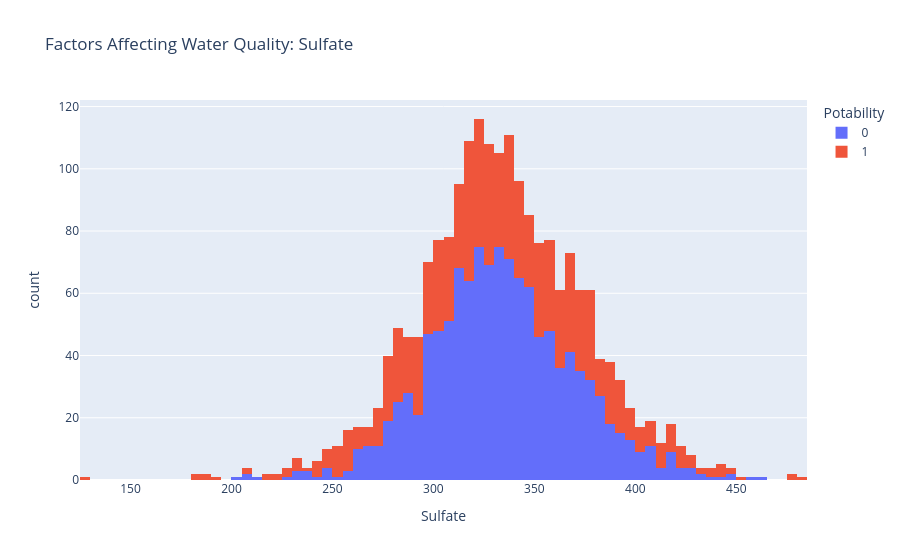

The code cell stored with this chart in its notebook:
### Code cell
figure = px.histogram(data, x = "Sulfate", 
                      color = "Potability", 
                      title= "Factors Affecting Water Quality: Sulfate")
figure.show()

### Figure 1 — Plotly figure (JSON) as saved in the notebook; plotly's stock layout.template omitted (floating-point values rounded to 4 significant figures; data arrays with more than 128 entries replaced by an {"elided": "..."} marker saying what was removed)
{"data": [{"bingroup": "x", "hovertemplate": "Potability=0<br>Sulfate=%{x}<br>count=%{y}<extra></extra>", "legendgroup": "0", "marker": {"color": "#636efa", "pattern": {"shape": ""}}, "name": "0", "orientation": "v", "showlegend": true, "type": "histogram", "x": {"elided": "1200 float values"}, "xaxis": "x", "yaxis": "y"}, {"bingroup": "x", "hovertemplate": "Potability=1<br>Sulfate=%{x}<br>count=%{y}<extra></extra>", "legendgroup": "1", "marker": {"color": "#EF553B", "pattern": {"shape": ""}}, "name": "1", "orientation": "v", "showlegend": true, "type": "histogram", "x": {"elided": "811 float values"}, "xaxis": "x", "yaxis": "y"}], "layout": {"barmode": "relative", "legend": {"title": {"text": "Potability"}, "tracegroupgap": 0}, "title": {"text": "Factors Affecting Water Quality: Sulfate"}, "xaxis": {"anchor": "y", "domain": [0, 1], "title": {"text": "Sulfate"}}, "yaxis": {"anchor": "x", "domain": [0, 1], "title": {"text": "count"}}}}
